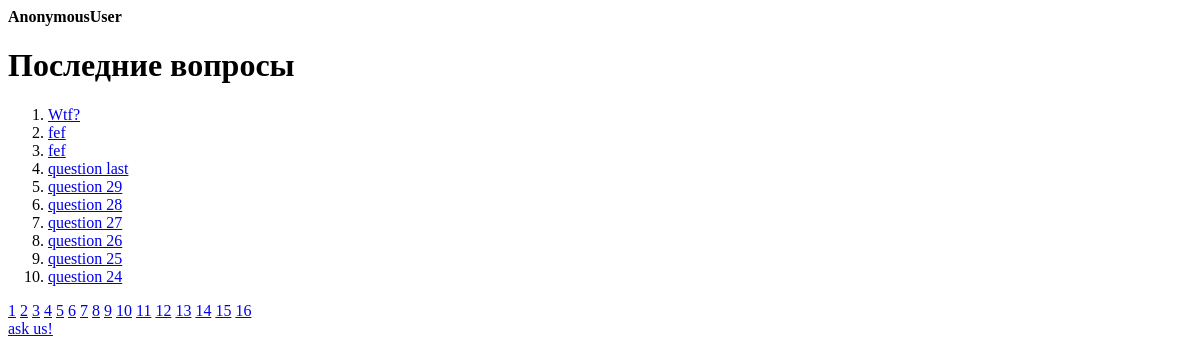
The app's page /, older data.
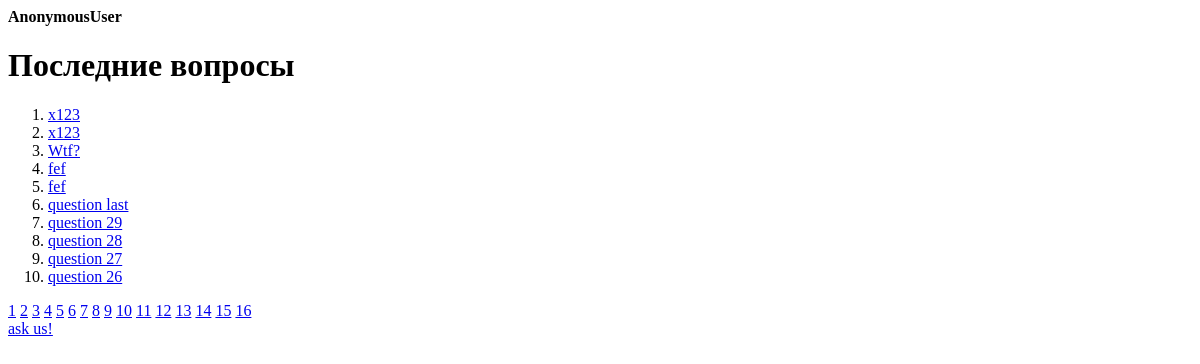
The same page, newer data.
### qa/models.py (models this page shows)
class Question(models.Model):
	title = models.CharField(max_length=128, verbose_name='заголовок вопроса')
	text  = models.TextField(verbose_name='полный текст вопроса', blank=True)
	added_at = models.DateTimeField(verbose_name='дата добавления вопроса', default=timezone.now)
	rating   = models.IntegerField(default=0, verbose_name='рейтинг вопроса')
	author   = models.ForeignKey(User, verbose_name='автор вопроса', related_name='questions')
	likes    = models.ManyToManyField(User, verbose_name='список пользователей, поставивших "лайк"', related_name='liked_questions', blank=True)
	def get_absolute_url(self):
		return reverse('question', kwargs={'id': self.pk})

### qa/views.py (the view)
# urls.py: url(r'^$', views.recent_questions, name='recent'),
def recent_questions(request):
	qs = Question.objects.all().order_by('-id')
	page = paginate(request, qs)
	return render(request, 'qa/questions.html', {
		'page': page,
		'title': 'Последние вопросы'
	})

### qa/views.py (called while the page is built)
def paginate(request, qs):
	try:
		limit=int(request.GET.get('limit', 10))
	except ValueError:
		limit=10
	if limit > 100:
		limit = 10
	try:
		page = int(request.GET.get('page', 1))
	except ValueError:
		raise Http404
	paginator = Paginator(qs, limit)
	try:
		page = paginator.page(page)
	except EmptyPage:
		page = paginator.page(paginator.num_pages)
	return page

### qa/templates/qa/questions.html
{% extends 'qa/base.html' %}
{% block content %}
<h1>{{ title }}</h1>
<ol>
{% for q in page.object_list %}
	<li>
          <a href="{{ q.get_absolute_url }}">
		{{ q.title }}
	</a></li>
{% endfor %}
</ol>
{% for p in page.paginator.page_range %}
	<a href="{{ paginator.baseurl }}?page={{p}}"
		{% if p == page.number %}
		class="active"
		{% endif %}
		>{{p}}</a>
{% endfor %}
<br>
<a href="/ask">ask us!</a>
{% endblock %}

Row changes from the older to the newer data that the page shows:
no longer on this page (row unchanged): Question: title "question 25"
no longer on this page (row unchanged): Question: title "question 24"
added Question: title "x123"
added Question: title "x123"
